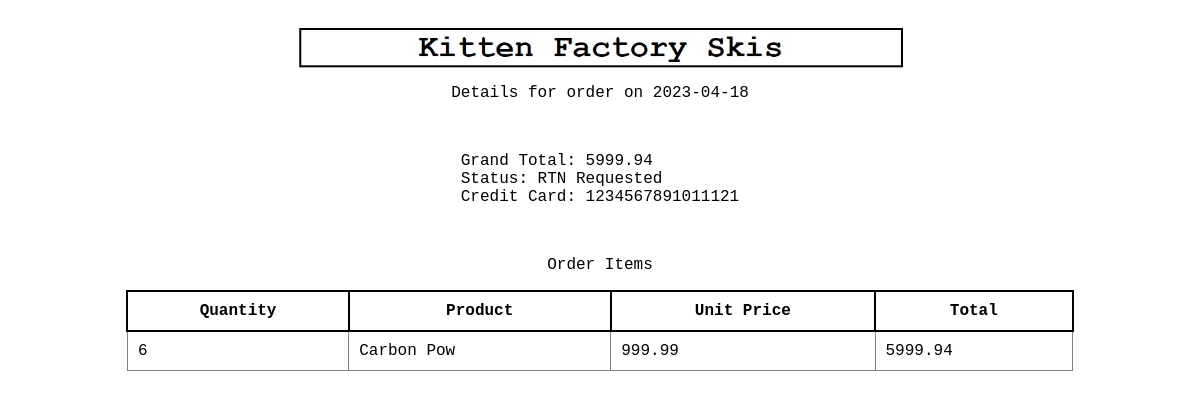
The app's page /code/customer/order_details.php?ORD_ID=14 (signed in) with its own data.
### tables this page shows
CREATE TABLE IF NOT EXISTS `orders` (
  `ORD_ID` int NOT NULL AUTO_INCREMENT,
  `total_price` decimal(10,2) NOT NULL,
  `status` varchar(50) NOT NULL,
  `date` date NOT NULL,
  `PMT_ID` int NOT NULL,
  `CUST_ID` int NOT NULL,
  PRIMARY KEY (`ORD_ID`),
  KEY `PMT_ID` (`PMT_ID`),
  KEY `CUST_ID` (`CUST_ID`)
);

CREATE TABLE IF NOT EXISTS `payment` (
  `PMT_ID` int NOT NULL AUTO_INCREMENT,
  `exp_date` varchar(10) NOT NULL,
  `credit_card` varchar(16) NOT NULL,
  `CUST_ID` int NOT NULL,
  PRIMARY KEY (`PMT_ID`),
  KEY `CUST_ID` (`CUST_ID`)
);

CREATE TABLE IF NOT EXISTS `orderline` (
  `ORDLNE_ID` int NOT NULL AUTO_INCREMENT,
  `PROD_ID` int NOT NULL,
  `quantity` int NOT NULL,
  `unit_price` decimal(10,2) NOT NULL,
  `total_price` decimal(10,2) NOT NULL,
  `ORD_ID` int NOT NULL,
  PRIMARY KEY (`ORDLNE_ID`),
  KEY `PROD_ID` (`PROD_ID`),
  KEY `ORD_ID` (`ORD_ID`)
);

CREATE TABLE IF NOT EXISTS `product` (
  `PROD_ID` int NOT NULL AUTO_INCREMENT,
  `name` varchar(255) NOT NULL,
  `description` varchar(1000) NOT NULL,
  `price` decimal(10,2) NOT NULL,
  `inventory` int NOT NULL,
  `imagepath` varchar(500) NOT NULL,
  PRIMARY KEY (`PROD_ID`)
);

### code/customer/order_details.php (the view, shortened to what this page needs)
<html>
	<head>
		<link rel="stylesheet" type="text/css" href="../../styles/styles.css">
		<div class="container">
			<br><a href="../both/home_page.php"><img src="../../images/logo.jpg" width="605" height="42"></img></a>
		</div>
	</head>
</html>
<?php
require_once "../../database/dbinfo.php";
$conn = new mysqli($hn, $un, $pw, $db);
if(isset($_GET['ORD_ID'])) {
	$ORD_ID = $_GET['ORD_ID'];
	$query = "SELECT orders.*, payment.credit_card
			FROM orders
			JOIN payment ON orders.PMT_ID = payment.PMT_ID
			WHERE ORD_ID = '$ORD_ID';";
	$result = $conn->query($query);
	$rows = $result->num_rows;
	for($j = 0; $j < $rows; $j++) {
		$row = $result->fetch_array(MYSQLI_ASSOC);
		$status = $row['status'];
		echo <<<_END
			<body>
				<div class="container">
					<p>Details for order on $row[date]</p><br>
					<p>Grand Total: $row[total_price]<br>
					   Status: $status<br>
					   Credit Card: $row[credit_card]<br>
					   <br>
					</p>
				</div>
			</body>
		_END;
	}
	echo <<<_END
		<div class="container">
			<p>Order Items</p>
		<table>
			<tr>
				<th>Quantity</th>
				<th>Product</th>
				<th>Unit Price</th>
				<th>Total</th>
			</tr>
	_END;
	$query = "SELECT product.name, orderline.quantity, orderline.unit_price, orderline.total_price
				FROM product
				INNER JOIN orderline ON product.PROD_ID = orderline.PROD_ID
				WHERE orderline.ORD_ID = '$ORD_ID'";
	$result = $conn->query($query);
		$rows = $result->num_rows;
	for($j = 0; $j < $rows; $j++) {
		$row = $result->fetch_array(MYSQLI_ASSOC);
		echo "<tr>";
		echo "<td>" . $row['quantity'] . "</td>";
		echo "<td>" . $row['name'] . "</td>";
		echo "<td>" . $row['unit_price'] . "</td>";
		echo "<td>" . $row['total_price'] . "</td>";
		echo "</tr>";
	}
	echo "</table></div>";
}
?>

### styles/styles.css (style rules this page uses)
.container { display: flex; flex-direction: column; justify-content: center; align-items: center; font-family: Courier New, Courier, monospace; }
table { border-collapse: collapse; width: 80%; }
th { border: 2px solid black; font-weight: bold; text-align: center; padding: 10px; }
td { border: 1px solid grey; text-align: left; padding: 10px; }

### records on screen
orders: date "2023-04-18", total_price "5999.94", status "RTN Requested", PMT_ID.credit_card "1234567891011121"
orderline: quantity "6", PROD_ID.name "Carbon Pow", unit_price "999.99", total_price "5999.94"
